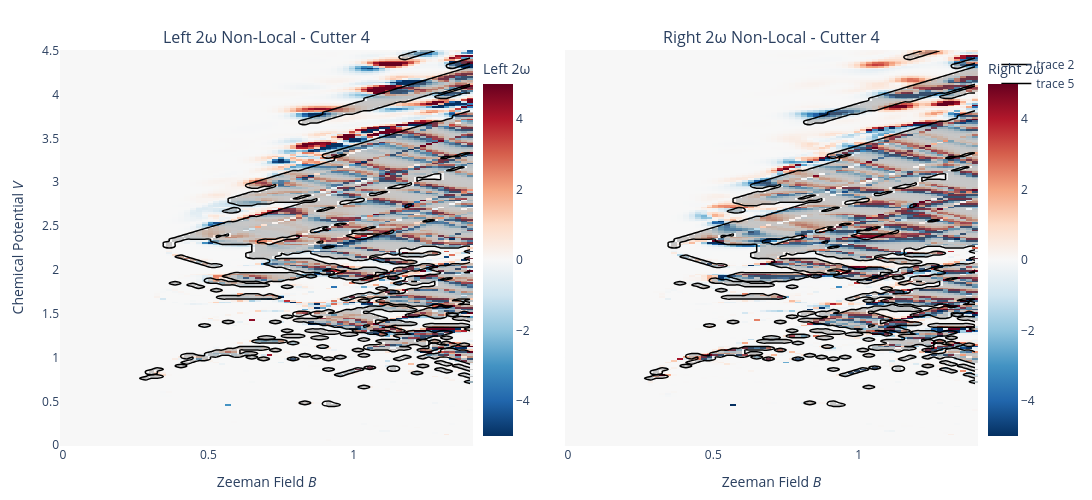

Source (notebook cell):
### Code cell
import plotly.graph_objects as go
from plotly.subplots import make_subplots
import numpy as np

## omega overlay plot


# ==========================================
lim_2w = 1
lim_1w = 1.0
CUTTER_IDX = 4       # Select cutter pair index
VMAX = 5             # Adjust this limit based on your data scale to center 0
OVERLAY_ALPHA = 0.4  # Transparency of the topological invariant overlay
# ==========================================

# Safely extract coordinates and 2D arrays, ensuring (V, B) orientation for Plotly
B_vals = tprep['B'].values
V_vals = tprep['V'].values

# Base Heatmap Data
z_left = tprep['L_2w_nl'].sel(cutter_pair_index=CUTTER_IDX).transpose('V', 'B').values
z_right = tprep['R_2w_nl'].sel(cutter_pair_index=CUTTER_IDX).transpose('V', 'B').values

# Invariant Overlay Data
z_inv = tprep['L_SI'].sel(cutter_pair_index=CUTTER_IDX).transpose('V', 'B').values

# Create a mask that keeps ONLY the 1s, turning everything else to NaN
# Plotly natively renders np.nan as completely transparent
gray_mask = np.where(z_inv == 1, 1, np.nan)

# Initialize subplots with shared y-axis
fig = make_subplots(
    rows=1, cols=2, 
    subplot_titles=(
        f"Left 2ω Non-Local - Cutter {CUTTER_IDX}",
        f"Right 2ω Non-Local - Cutter {CUTTER_IDX}"
    ),
    shared_yaxes=True,
    horizontal_spacing=0.1
)

# Custom hover template for clean data reading
hover_temp = "<b>B</b>: %{x:.3f} T<br><b>V</b>: %{y:.3f} V<br><b>2ω</b>: %{z:.3f}<extra></extra>"

# --------------------------
# 1. Left Subplot
# --------------------------
# Base Conductance Heatmap
fig.add_trace(go.Heatmap(
    z=z_left, x=B_vals, y=V_vals,
    colorscale='RdBu', reversescale=True,
    zmin=-VMAX, zmax=VMAX,
    colorbar=dict(title="Left 2ω", x=0.45, len=1.0),
    hovertemplate=hover_temp
), row=1, col=1)

# Overlay Gray Mask
fig.add_trace(go.Heatmap(
    z=gray_mask, x=B_vals, y=V_vals,
    colorscale=[[0, 'gray'], [1, 'gray']],
    opacity=OVERLAY_ALPHA,
    showscale=False,
    hoverinfo='skip' # Don't interfere with the conductance hover
), row=1, col=1)

# Overlay Black Contour Boundary
fig.add_trace(go.Contour(
    z=z_inv, x=B_vals, y=V_vals,
    contours=dict(start=0, end=0, size=1, coloring='none'),
    line=dict(color='black', width=1.5),
    showscale=False,
    hoverinfo='skip'
), row=1, col=1)

# --------------------------
# 2. Right Subplot
# --------------------------
# Base Conductance Heatmap
fig.add_trace(go.Heatmap(
    z=z_right, x=B_vals, y=V_vals,
    colorscale='RdBu', reversescale=True,
    zmin=-VMAX, zmax=VMAX,
    colorbar=dict(title="Right 2ω", x=1.0, len=1.0),
    hovertemplate=hover_temp
), row=1, col=2)

# Overlay Gray Mask
fig.add_trace(go.Heatmap(
    z=gray_mask, x=B_vals, y=V_vals,
    colorscale=[[0, 'gray'], [1, 'gray']],
    opacity=OVERLAY_ALPHA,
    showscale=False,
    hoverinfo='skip'
), row=1, col=2)

# Overlay Black Contour Boundary
fig.add_trace(go.Contour(
    z=z_inv, x=B_vals, y=V_vals,
    contours=dict(start=0, end=0, size=1, coloring='none'),
    line=dict(color='black', width=1.5),
    showscale=False,
    hoverinfo='skip'
), row=1, col=2)

# --------------------------
# Formatting
# --------------------------
fig.update_xaxes(title_text="Zeeman Field <i>B</i>", row=1, col=1)
fig.update_xaxes(title_text="Zeeman Field <i>B</i>", row=1, col=2)
fig.update_yaxes(title_text="Chemical Potential <i>V</i>", row=1, col=1)

fig.update_layout(
    height=500, width=1100,
    template='plotly_white',
    margin=dict(l=60, r=20, t=50, b=50)
)

fig.show()

### Figure 1 — Plotly figure (JSON) as saved in the notebook; plotly's stock layout.template omitted (floating-point values rounded to 4 significant figures; data arrays with more than 128 entries replaced by an {"elided": "..."} marker saying what was removed)
{"data": [{"colorbar": {"len": 1, "title": {"text": "Left 2ω"}, "x": 0.45}, "colorscale": [[0, "rgb(103,0,31)"], [0.1, "rgb(178,24,43)"], [0.2, "rgb(214,96,77)"], [0.3, "rgb(244,165,130)"], [0.4, "rgb(253,219,199)"], [0.5, "rgb(247,247,247)"], [0.6, "rgb(209,229,240)"], [0.7, "rgb(146,197,222)"], [0.8, "rgb(67,147,195)"], [0.9, "rgb(33,102,172)"], [1, "rgb(5,48,97)"]], "hovertemplate": "<b>B</b>: %{x:.3f} T<br><b>V</b>: %{y:.3f} V<br><b>2ω</b>: %{z:.3f}<extra></extra>", "reversescale": true, "type": "heatmap", "x": [0, 0.02029, 0.04058, 0.06087, 0.08116, 0.1014, 0.1217, 0.142, 0.1623, 0.1826, 0.2029, 0.2232, 0.2435, 0.2638, 0.2841, 0.3043, 0.3246, 0.3449, 0.3652, 0.3855, 0.4058, 0.4261, 0.4464, 0.4667, 0.487, 0.5072, 0.5275, 0.5478, 0.5681, 0.5884, 0.6087, 0.629, 0.6493, 0.6696, 0.6899, 0.7101, 0.7304, 0.7507, 0.771, 0.7913, 0.8116, 0.8319, 0.8522, 0.8725, 0.8928, 0.913, 0.9333, 0.9536, 0.9739, 0.9942, 1.014, 1.035, 1.055, 1.075, 1.096, 1.116, 1.136, 1.157, 1.177, 1.197, 1.217, 1.238, 1.258, 1.278, 1.299, 1.319, 1.339, 1.359, 1.38, 1.4], "xaxis": "x", "y": {"elided": "225 float values"}, "yaxis": "y", "z": {"elided": "225x70 float values"}, "zmax": 5, "zmin": -5}, {"colorscale": [[0, "gray"], [1, "gray"]], "hoverinfo": "skip", "opacity": 0.4, "showscale": false, "type": "heatmap", "x": [0, 0.02029, 0.04058, 0.06087, 0.08116, 0.1014, 0.1217, 0.142, 0.1623, 0.1826, 0.2029, 0.2232, 0.2435, 0.2638, 0.2841, 0.3043, 0.3246, 0.3449, 0.3652, 0.3855, 0.4058, 0.4261, 0.4464, 0.4667, 0.487, 0.5072, 0.5275, 0.5478, 0.5681, 0.5884, 0.6087, 0.629, 0.6493, 0.6696, 0.6899, 0.7101, 0.7304, 0.7507, 0.771, 0.7913, 0.8116, 0.8319, 0.8522, 0.8725, 0.8928, 0.913, 0.9333, 0.9536, 0.9739, 0.9942, 1.014, 1.035, 1.055, 1.075, 1.096, 1.116, 1.136, 1.157, 1.177, 1.197, 1.217, 1.238, 1.258, 1.278, 1.299, 1.319, 1.339, 1.359, 1.38, 1.4], "xaxis": "x", "y": {"elided": "225 float values"}, "yaxis": "y", "z": {"elided": "225x70 int values"}}, {"contours": {"coloring": "none", "end": 0, "size": 1, "start": 0}, "hoverinfo": "skip", "line": {"color": "black", "width": 1.5}, "showscale": false, "type": "contour", "x": [0, 0.02029, 0.04058, 0.06087, 0.08116, 0.1014, 0.1217, 0.142, 0.1623, 0.1826, 0.2029, 0.2232, 0.2435, 0.2638, 0.2841, 0.3043, 0.3246, 0.3449, 0.3652, 0.3855, 0.4058, 0.4261, 0.4464, 0.4667, 0.487, 0.5072, 0.5275, 0.5478, 0.5681, 0.5884, 0.6087, 0.629, 0.6493, 0.6696, 0.6899, 0.7101, 0.7304, 0.7507, 0.771, 0.7913, 0.8116, 0.8319, 0.8522, 0.8725, 0.8928, 0.913, 0.9333, 0.9536, 0.9739, 0.9942, 1.014, 1.035, 1.055, 1.075, 1.096, 1.116, 1.136, 1.157, 1.177, 1.197, 1.217, 1.238, 1.258, 1.278, 1.299, 1.319, 1.339, 1.359, 1.38, 1.4], "xaxis": "x", "y": {"elided": "225 float values"}, "yaxis": "y", "z": {"elided": "225x70 int values"}}, {"colorbar": {"len": 1, "title": {"text": "Right 2ω"}, "x": 1}, "colorscale": [[0, "rgb(103,0,31)"], [0.1, "rgb(178,24,43)"], [0.2, "rgb(214,96,77)"], [0.3, "rgb(244,165,130)"], [0.4, "rgb(253,219,199)"], [0.5, "rgb(247,247,247)"], [0.6, "rgb(209,229,240)"], [0.7, "rgb(146,197,222)"], [0.8, "rgb(67,147,195)"], [0.9, "rgb(33,102,172)"], [1, "rgb(5,48,97)"]], "hovertemplate": "<b>B</b>: %{x:.3f} T<br><b>V</b>: %{y:.3f} V<br><b>2ω</b>: %{z:.3f}<extra></extra>", "reversescale": true, "type": "heatmap", "x": [0, 0.02029, 0.04058, 0.06087, 0.08116, 0.1014, 0.1217, 0.142, 0.1623, 0.1826, 0.2029, 0.2232, 0.2435, 0.2638, 0.2841, 0.3043, 0.3246, 0.3449, 0.3652, 0.3855, 0.4058, 0.4261, 0.4464, 0.4667, 0.487, 0.5072, 0.5275, 0.5478, 0.5681, 0.5884, 0.6087, 0.629, 0.6493, 0.6696, 0.6899, 0.7101, 0.7304, 0.7507, 0.771, 0.7913, 0.8116, 0.8319, 0.8522, 0.8725, 0.8928, 0.913, 0.9333, 0.9536, 0.9739, 0.9942, 1.014, 1.035, 1.055, 1.075, 1.096, 1.116, 1.136, 1.157, 1.177, 1.197, 1.217, 1.238, 1.258, 1.278, 1.299, 1.319, 1.339, 1.359, 1.38, 1.4], "xaxis": "x2", "y": {"elided": "225 float values"}, "yaxis": "y2", "z": {"elided": "225x70 float values"}, "zmax": 5, "zmin": -5}, {"colorscale": [[0, "gray"], [1, "gray"]], "hoverinfo": "skip", "opacity": 0.4, "showscale": false, "type": "heatmap", "x": [0, 0.02029, 0.04058, 0.06087, 0.08116, 0.1014, 0.1217, 0.142, 0.1623, 0.1826, 0.2029, 0.2232, 0.2435, 0.2638, 0.2841, 0.3043, 0.3246, 0.3449, 0.3652, 0.3855, 0.4058, 0.4261, 0.4464, 0.4667, 0.487, 0.5072, 0.5275, 0.5478, 0.5681, 0.5884, 0.6087, 0.629, 0.6493, 0.6696, 0.6899, 0.7101, 0.7304, 0.7507, 0.771, 0.7913, 0.8116, 0.8319, 0.8522, 0.8725, 0.8928, 0.913, 0.9333, 0.9536, 0.9739, 0.9942, 1.014, 1.035, 1.055, 1.075, 1.096, 1.116, 1.136, 1.157, 1.177, 1.197, 1.217, 1.238, 1.258, 1.278, 1.299, 1.319, 1.339, 1.359, 1.38, 1.4], "xaxis": "x2", "y": {"elided": "225 float values"}, "yaxis": "y2", "z": {"elided": "225x70 int values"}}, {"contours": {"coloring": "none", "end": 0, "size": 1, "start": 0}, "hoverinfo": "skip", "line": {"color": "black", "width": 1.5}, "showscale": false, "type": "contour", "x": [0, 0.02029, 0.04058, 0.06087, 0.08116, 0.1014, 0.1217, 0.142, 0.1623, 0.1826, 0.2029, 0.2232, 0.2435, 0.2638, 0.2841, 0.3043, 0.3246, 0.3449, 0.3652, 0.3855, 0.4058, 0.4261, 0.4464, 0.4667, 0.487, 0.5072, 0.5275, 0.5478, 0.5681, 0.5884, 0.6087, 0.629, 0.6493, 0.6696, 0.6899, 0.7101, 0.7304, 0.7507, 0.771, 0.7913, 0.8116, 0.8319, 0.8522, 0.8725, 0.8928, 0.913, 0.9333, 0.9536, 0.9739, 0.9942, 1.014, 1.035, 1.055, 1.075, 1.096, 1.116, 1.136, 1.157, 1.177, 1.197, 1.217, 1.238, 1.258, 1.278, 1.299, 1.319, 1.339, 1.359, 1.38, 1.4], "xaxis": "x2", "y": {"elided": "225 float values"}, "yaxis": "y2", "z": {"elided": "225x70 int values"}}], "layout": {"annotations": [{"font": {"size": 16}, "showarrow": false, "text": "Left 2ω Non-Local - Cutter 4", "x": 0.225, "xanchor": "center", "xref": "paper", "y": 1, "yanchor": "bottom", "yref": "paper"}, {"font": {"size": 16}, "showarrow": false, "text": "Right 2ω Non-Local - Cutter 4", "x": 0.775, "xanchor": "center", "xref": "paper", "y": 1, "yanchor": "bottom", "yref": "paper"}], "height": 500, "margin": {"b": 50, "l": 60, "r": 20, "t": 50}, "width": 1100, "xaxis": {"anchor": "y", "domain": [0, 0.45], "title": {"text": "Zeeman Field <i>B</i>"}}, "xaxis2": {"anchor": "y2", "domain": [0.55, 1], "title": {"text": "Zeeman Field <i>B</i>"}}, "yaxis": {"anchor": "x", "domain": [0, 1], "title": {"text": "Chemical Potential <i>V</i>"}}, "yaxis2": {"anchor": "x2", "domain": [0, 1], "matches": "y", "showticklabels": false}}}
